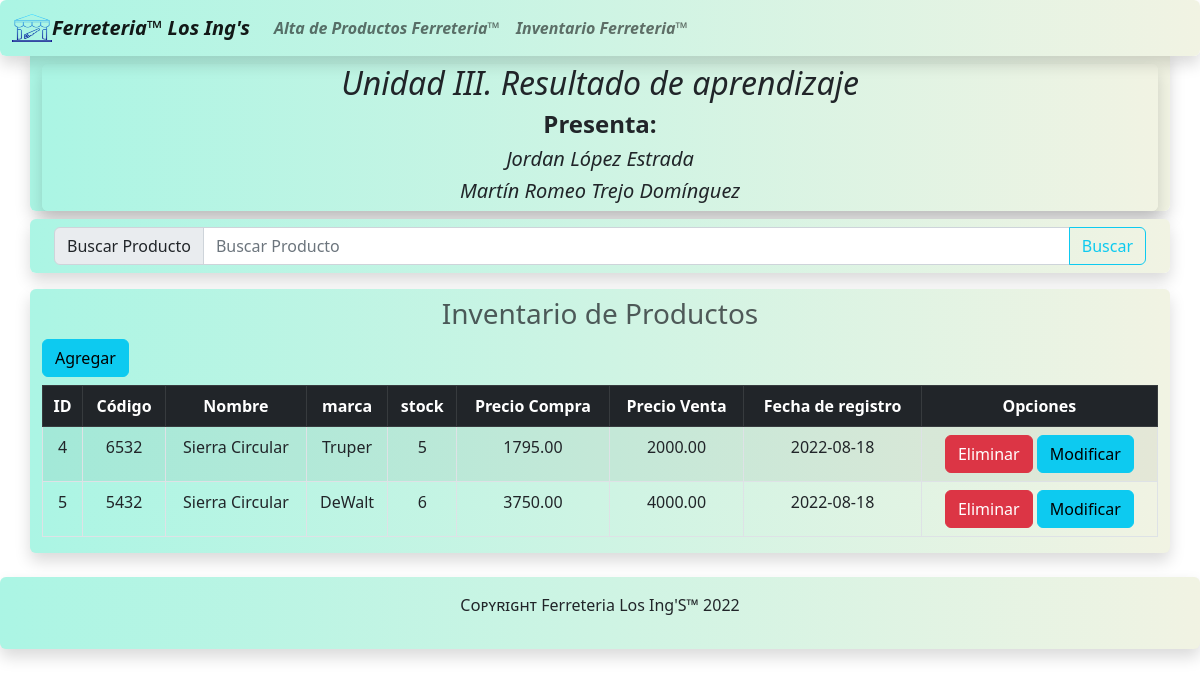
Screenshot of /index.php?busqueda=Sierra Circular with the database file from the repository.
### tables this page shows
CREATE TABLE IF NOT EXISTS `ferrproductos` (
  `id` int(11) NOT NULL AUTO_INCREMENT,
  `nombre` varchar(50) DEFAULT NULL,
  `codproducto` int(11) DEFAULT 0,
  `marca` varchar(50) DEFAULT NULL,
  `stock` int(11) DEFAULT NULL,
  `precio_compra` decimal(7,2) DEFAULT NULL,
  `precio_venta` decimal(7,2) DEFAULT NULL,
  `fecha_registro` date DEFAULT NULL,
  PRIMARY KEY (`id`)
);

### index.php (the view, shortened to what this page needs)
<!DOCTYPE html>
<html lang="es-MX">
<head>
</head>
<body>
    <?php
    include("encabezado.php");
    ?>
        <div class="container shadow rounded mt-2 bg-encabezado">
          <nav class="navbar">
            <form class="container-fluid" method="GET" action="#">
              <div class="input-group">
                <span class="input-group-text" id="basic-addon">Buscar Producto</span>
                <input type="search" class="form-control" name="busqueda" placeholder="Buscar Producto" aria-label="Username" aria-describedby="basic-addon1">
                <button class="btn btn-outline-info" type="submit" name="enviar">Buscar</button>
              </div>
            </form>
          </nav>
        </div>
    <section>
        <div class="container table-responsive bg-light shadow rounded mt-3 mb-3 bg-encabezado">
          <div class="col-lg-12">
            <h3 class="text-center text-muted mt-2"> Inventario de Productos</h3>
            <table class="table table-bordered table-striped text-center">
              <thead class="table-dark">
                  <a class='btn btn-info mb-2' href='registrar.php'> Agregar </a>
                  <tr>
                  <th>ID</th>
                  <th>Código</th>
                  <th>Nombre</th>
                  <th>marca</th>
                  <th>stock</th>
                  <th>Precio Compra</th>
                  <th>Precio Venta</th>
                  <th>Fecha de registro</th>
                  <th>Opciones</th>
                  </tr>
              </thead>
                <?php
                  include("conexionbd.php");
                  if(isset($_GET["busqueda"])){
                  $busqueda=$_GET["busqueda"];
                  $consulta="SELECT * FROM ferrproductos where nombre like '%$busqueda%' OR id like '%$busqueda%' OR codproducto like '%$busqueda%' OR marca like '%$busqueda%' OR stock like '%$busqueda%'";
                  }
                  else{
                      $consulta="SELECT * FROM ferrproductos";
                  }
                  $resultado=mysqli_query($conexion,$consulta);
                  if(mysqli_num_rows($resultado)>0)
                    {
                      while($fila=mysqli_fetch_assoc($resultado))
                        {
                        echo "<tr>";
                        echo "<td>".$fila['id']."</td>";
                        echo "<td>".$fila['codproducto']."</td>";
                        echo "<td>".$fila['nombre']."</td>";
                        echo "<td>".$fila['marca']."</td>";
                        echo "<td>".$fila['stock']."</td>";
                        echo "<td>".$fila['precio_compra']."</td>";
                        echo "<td>".$fila['precio_venta']."</td>";
                        echo "<td>".$fila['fecha_registro']."</td>";
                        echo "<td> <a class='btn btn-danger' href='eliminar.php?id=".$fila['id']."'> Eliminar </a> <a class='btn btn-info' href='actualizarproducto.php?codproducto=".$fila['codproducto']."&nombre=".$fila['nombre']."&marca=".$fila['marca']."&stock=".$fila['stock']."&precio_compra=".$fila['precio_compra']."&precio_venta=".$fila['precio_venta']."&fecha_registro=".$fila['fecha_registro']."'> Modificar </a></td>";
                        echo "</tr>";
                          }
                    } else {
                        echo "Sin resultados";
                    }
                ?>
            </table>
      </section>
      <?php
      include("piedepagina.php")
      ?>
</body>
</html>

### encabezado.php (style rules this page uses)
.bg-encabezado { background: #ABF5E4 ; background: linear-gradient(to right, #ABF5E4, #f1f3e3 ); }

### rows the page displays
ferrproductos: id "4", codproducto "6532", nombre "Sierra Circular", marca "Truper", stock "5", precio_compra "1795.00", precio_venta "2000.00", fecha_registro "2022-08-18"
ferrproductos: id "5", codproducto "5432", nombre "Sierra Circular", marca "DeWalt", stock "6", precio_compra "3750.00", precio_venta "4000.00", fecha_registro "2022-08-18"
